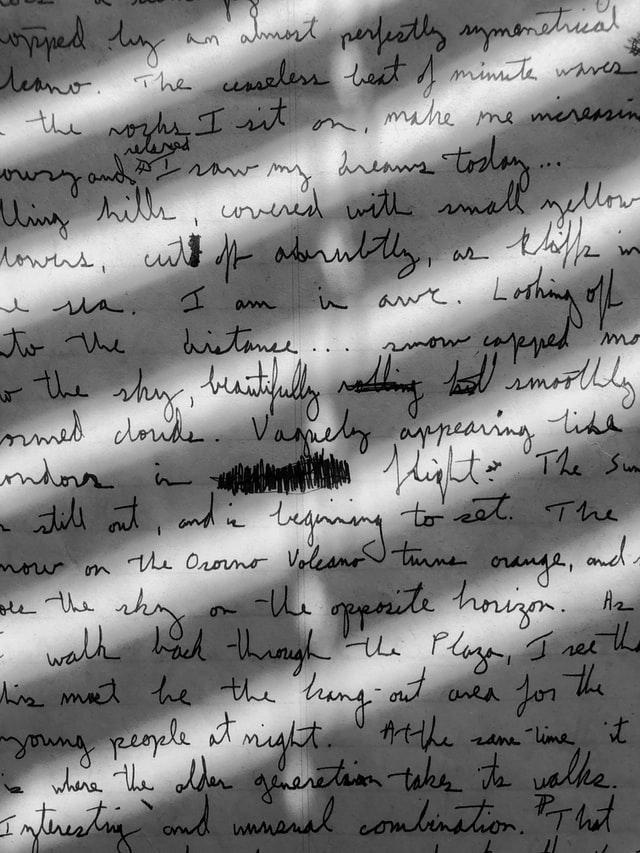
#> input picture lesson-6-threshold/data/handwritten.jpg, 640 x 853 px
$ python adaptive-threshold.py
#> lines starting #> are read from the running program, lines starting #| are printed output that depends on the picture; after the words box and inside, x2 and y2 are one past the last pixel; in counts of white or black regions, pixels touching at a corner belong together
import os
import cv2

img = cv2.imread(os.path.join('.', 'data', 'handwritten.jpg'))
#> img is the input picture: shape (853, 640, 3); min 0, max 255, mean 129.4

img_gray = cv2.cvtColor(img, cv2.COLOR_BGR2GRAY)

thres = cv2.adaptiveThreshold(img_gray, 255, cv2.ADAPTIVE_THRESH_GAUSSIAN_C, cv2.THRESH_BINARY, 21, 30)
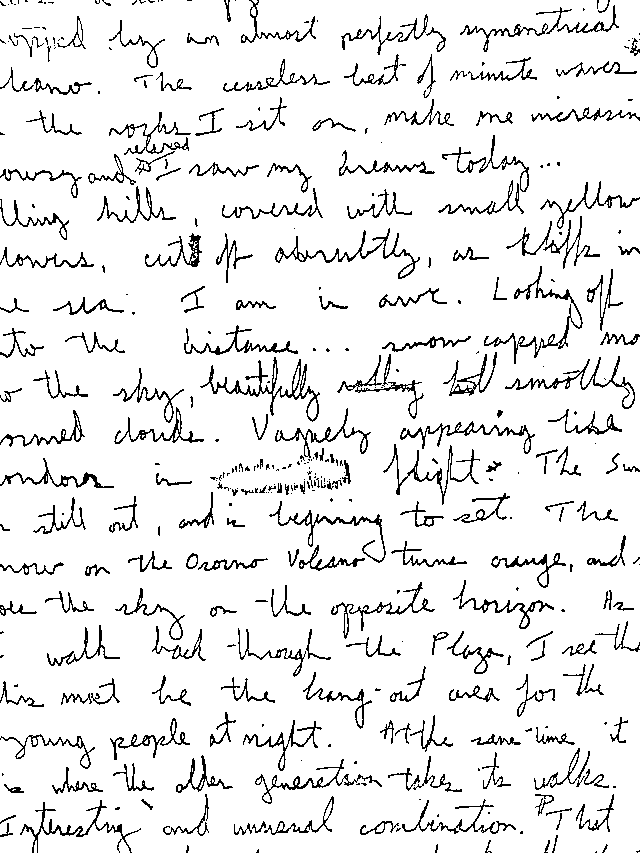
#> thres: shape (853, 640); 91.8% white; black in thin lines or dots
ret, simple_thres = cv2.threshold(img_gray, 127, 255, cv2.THRESH_BINARY)
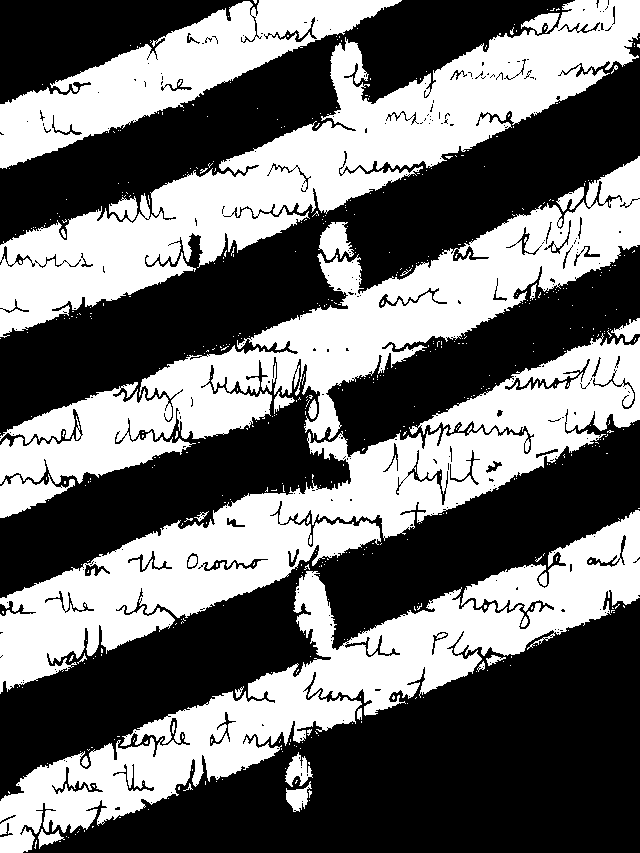
#> simple_thres: shape (853, 640); 43.4% white; 550 white regions (517 under 20 px), largest, box (x1, y1, x2, y2) and area: (0, 333, 640, 694) 55224, (0, 0, 640, 338) 55047, (0, 156, 640, 484) 49147

cv2.imshow('original image', img)
cv2.imshow('threshold image', thres)
cv2.imshow('simple threshold image', simple_thres)
cv2.waitKey(0)
cv2.destroyAllWindows()

$ run again, with lesson-6-threshold/data/bird.jpg copied over lesson-6-threshold/data/handwritten.jpg
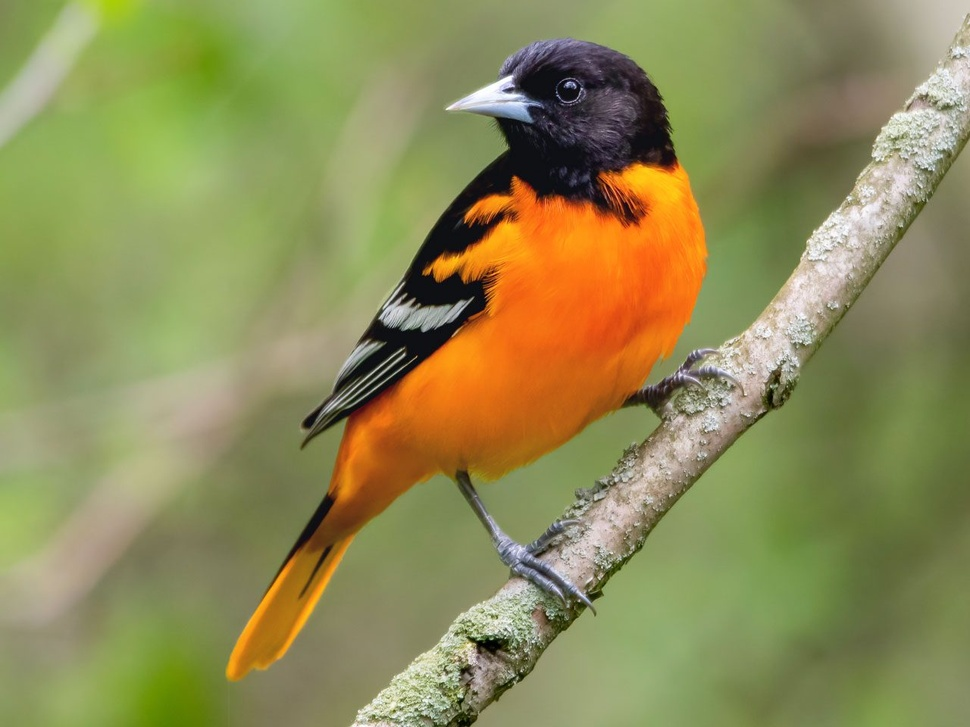
#> input picture lesson-6-threshold/data/bird.jpg, 970 x 727 px, shrunk from 1280 x 960 before the run
#> img is the input picture: shape (727, 970, 3); mean B, G, R 86.8, 139.8, 142.7
#> `thres = cv2.adaptiveThreshold(img_gray, 255, cv2.ADAPTIVE_THRESH_GAUSS..`:
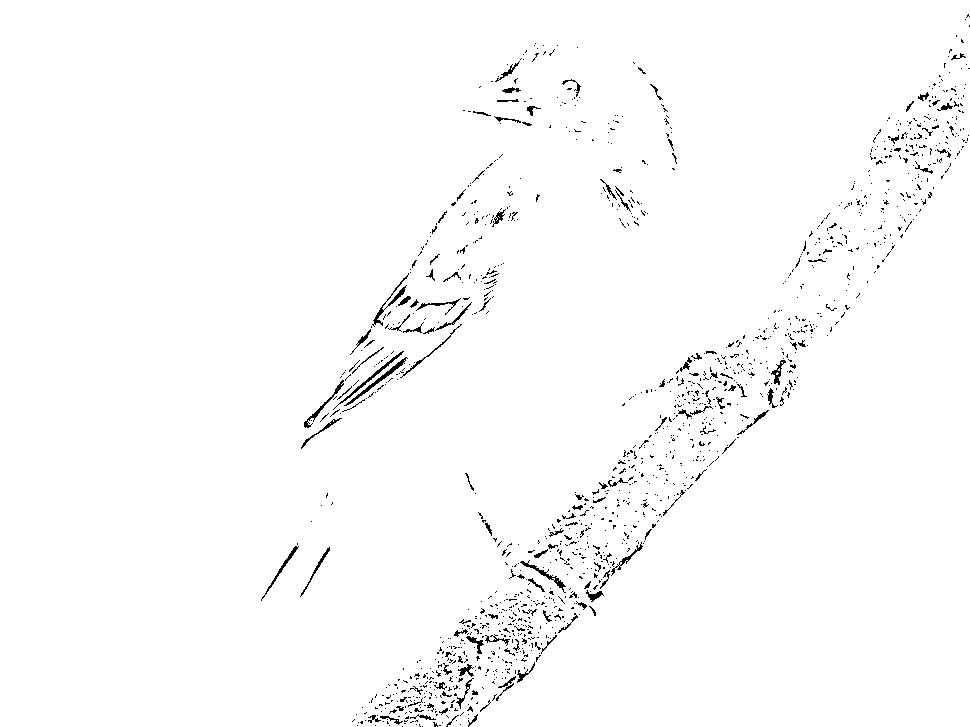
#> thres: shape (727, 970); 98.4% white; black in thin lines or dots, all inside (x1, y1, x2, y2) = (261, 14, 970, 727)
#> `ret, simple_thres = cv2.threshold(img_gray, 127, 255, cv2.THRESH_BINARY)`:
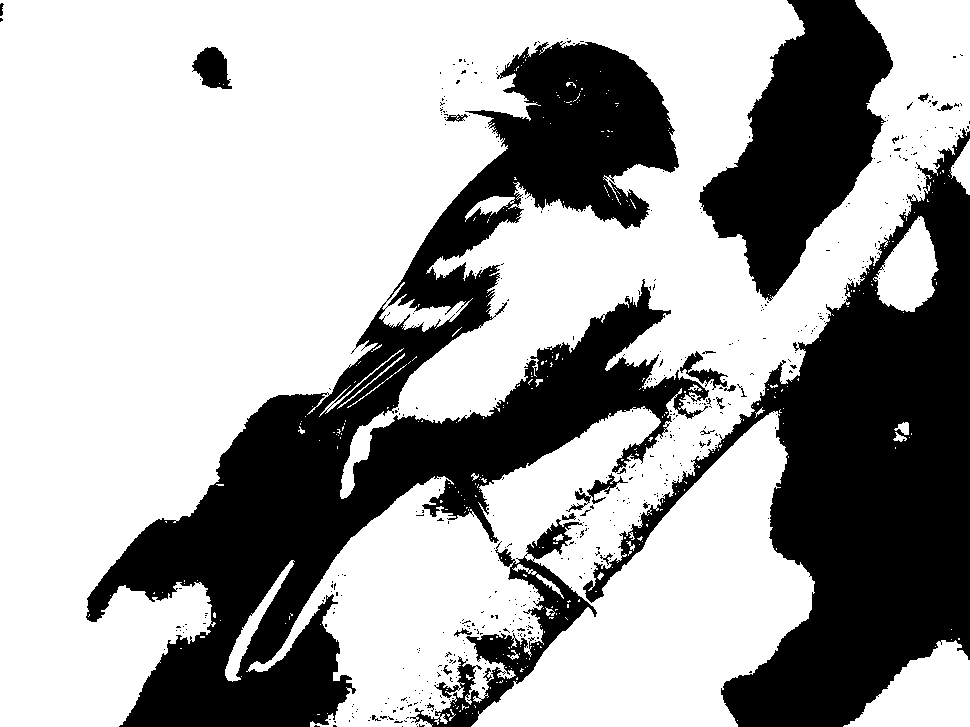
#> simple_thres: shape (727, 970); 65.5% white; 494 black regions (469 under 20 px), largest, box (x1, y1, x2, y2) and area: (86, 41, 709, 727) 117694, (583, 128, 970, 727) 83606, (699, 0, 893, 301) 29682
